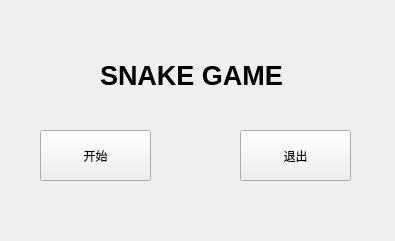
<?xml version="1.0" encoding="UTF-8"?>
<ui version="4.0">
 <class>start</class>
 <widget class="QWidget" name="start">
  <property name="geometry">
   <rect>
    <x>0</x>
    <y>0</y>
    <width>395</width>
    <height>241</height>
   </rect>
  </property>
  <property name="windowTitle">
   <string>Form</string>
  </property>
  <widget class="QPushButton" name="start_pushButton">
   <property name="geometry">
    <rect>
     <x>40</x>
     <y>130</y>
     <width>111</width>
     <height>51</height>
    </rect>
   </property>
   <property name="text">
    <string>开始</string>
   </property>
  </widget>
  <widget class="QPushButton" name="pushButton_2">
   <property name="geometry">
    <rect>
     <x>240</x>
     <y>130</y>
     <width>111</width>
     <height>51</height>
    </rect>
   </property>
   <property name="text">
    <string>退出</string>
   </property>
  </widget>
  <widget class="QLabel" name="label">
   <property name="geometry">
    <rect>
     <x>100</x>
     <y>50</y>
     <width>191</width>
     <height>51</height>
    </rect>
   </property>
   <property name="font">
    <font>
     <pointsize>20</pointsize>
     <weight>75</weight>
     <bold>true</bold>
    </font>
   </property>
   <property name="text">
    <string>SNAKE GAME</string>
   </property>
  </widget>
 </widget>
 <resources/>
 <connections/>
</ui>
